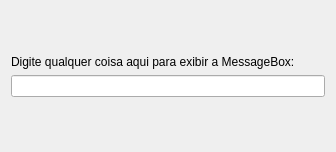
<?xml version="1.0" encoding="UTF-8"?>
<ui version="4.0">
 <class>MainWidgetClass</class>
 <widget class="QWidget" name="MainWidgetClass">
  <property name="geometry">
   <rect>
    <x>0</x>
    <y>0</y>
    <width>336</width>
    <height>152</height>
   </rect>
  </property>
  <property name="minimumSize">
   <size>
    <width>336</width>
    <height>152</height>
   </size>
  </property>
  <property name="windowTitle">
   <string>MainWidget</string>
  </property>
  <layout class="QVBoxLayout" name="verticalLayout">
   <item>
    <spacer name="verticalSpacer">
     <property name="orientation">
      <enum>Qt::Vertical</enum>
     </property>
     <property name="sizeHint" stdset="0">
      <size>
       <width>20</width>
       <height>48</height>
      </size>
     </property>
    </spacer>
   </item>
   <item>
    <widget class="QLabel" name="label">
     <property name="text">
      <string>Digite qualquer coisa aqui para exibir a MessageBox:</string>
     </property>
    </widget>
   </item>
   <item>
    <widget class="QLineEdit" name="lineEdit"/>
   </item>
   <item>
    <spacer name="verticalSpacer_2">
     <property name="orientation">
      <enum>Qt::Vertical</enum>
     </property>
     <property name="sizeHint" stdset="0">
      <size>
       <width>20</width>
       <height>48</height>
      </size>
     </property>
    </spacer>
   </item>
  </layout>
 </widget>
 <layoutdefault spacing="6" margin="11"/>
 <resources/>
 <connections/>
</ui>
